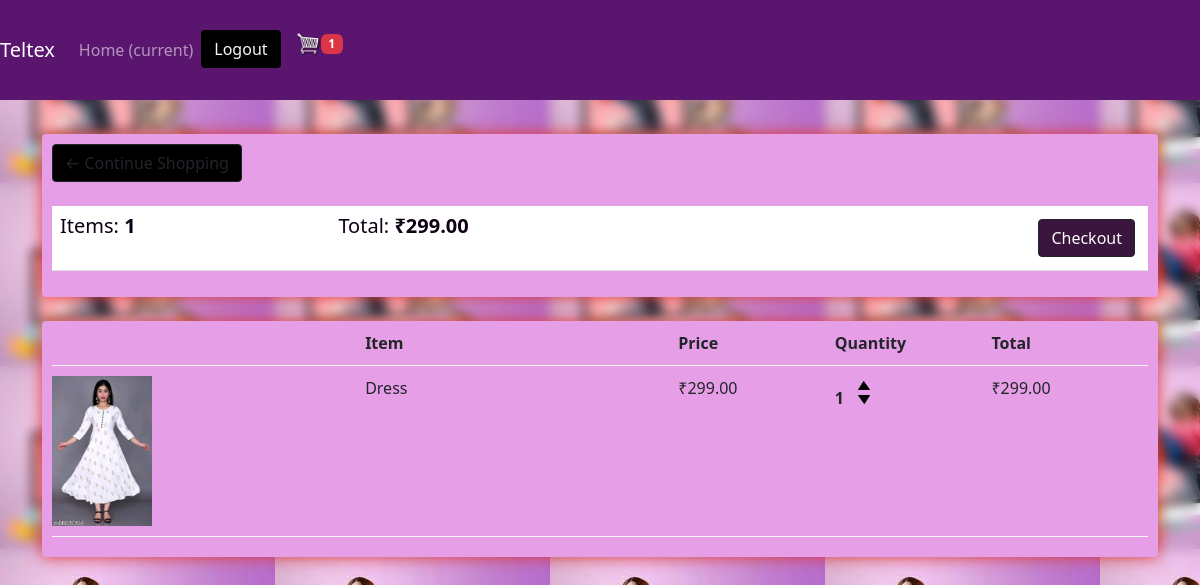
The app's page /cart/ (signed in) with its own data.
### Store/models.py (models this page shows, shortened)
class Order(models.Model):
    customer = models.ForeignKey(Customer, on_delete=models.SET_NULL, null=True, blank=True)
    order_date = models.DateTimeField(auto_now_add=True)
    cart_complete = models.BooleanField(default=False, null=True, blank=False)
    transaction_id = models.CharField(max_length=200, null=True)
    @property
    def get_total_price(self):
        order_item = self.order_item_set.all()
        total_price = sum([order_product.get_total for order_product in order_item])
        return total_price
    @property
    def get_total_quantity(self):
        order_item = self.order_item_set.all()
        total_quantity = sum([order_product.quantity for order_product in order_item])
        return total_quantity

class Order_Item(models.Model):
    product = models.ForeignKey(Product, on_delete=models.CASCADE)
    order = models.ForeignKey(Order, on_delete=models.CASCADE)
    quantity = models.IntegerField(default=0)
    amount = models.IntegerField(default= 0)
    date_ordered = models.TimeField(auto_now_add=True)
    @property
    def get_total(self):
        total = self.product.price * self.quantity
        return total

class Product(models.Model):
    name =models.CharField(max_length=200)
    price = models.DecimalField(max_digits=7, decimal_places=2)
    digital = models.BooleanField(default=False, null=True, blank=False)
    image = models.ImageField(null=True, blank=True)
    @property
    def imageURL(self):
        try:
            url = self.image.url
        except:
            url = ''
        return url

### Store/views.py (the view)
# urls.py: path('cart/',views.cart, name = "cart"),
def cart(request):
    data = cartData(request)
    cartItems = data['cartItems']
    order = data['order']
    items = data['items']
    context ={'items':items, 'order':order, 'cartItems':cartItems}
    return render(request, 'store/cart.html',context)

### Store/utils.py (called while the page is built)
def cartData(request):
    if request.user.is_authenticated:
        customer = request.user.customer
        order, created = Order.objects.get_or_create(customer = customer, cart_complete = False)
        items = order.order_item_set.all()
        cartItems = order.get_total_quantity
    else:
        cookieData = cookieCart(request)
        cartItems = cookieData['cartItems']
        order = cookieData['order']
        items = cookieData['items']
    return{'cartItems':cartItems, 'order':order, 'items':items}

### Store/templates/store/cart.html
{% extends 'store/main.html' %}
{% load static %}
{% block content %}
    <div class="row">
        <div class="col-lg-12">
            <div class="box-element">
                <a  class="btn btn-outline-dark" href="{% url 'store' %}">&#x2190; Continue Shopping</a>
                <br>
                <br>
                <table class="table">
                    <tr>
                        <th><h5>Items: <strong>{{order.get_total_quantity}}</strong></h5></th>
                        <th><h5>Total: <strong> ₹{{order.get_total_price|floatformat:2}}</strong></h5></th>
                        <th>
                            <a class="btn btn-dark" href="{% url 'checkout' %}" style="background-color: rgb(58, 21, 61); color: #fcfcfc; border-radius: 4px; float: right; margin: 5px;">
                            Checkout</a>
                        </th>
                    </tr>
                </table>
            </div>
            <br>
            <div class="box-element">
                <div class="cart-row">
                    <div style="flex:2"></div>
                    <div style="flex:2"><strong>Item</strong></div>
                    <div style="flex:1"><strong>Price</strong></div>
                    <div style="flex:1"><strong>Quantity</strong></div>
                    <div style="flex:1"><strong>Total</strong></div>
                </div>
                {% for item in items %}
                <div class="cart-row">
                    <div style="flex:2"><img class="row-image" src="{{item.product.imageURL}}"></div>
                    <div style="flex:2"><p>{{item.product.name}}</p></div>
                    <div style="flex:1"><p>₹{{item.product.price|floatformat:2}}</p></div>
                    <div style="flex:1">
                        <p class="quantity">{{item.quantity}}</p>
                        <div class="quantity">
                            <img data-product="{{item.product.id}}" data-action="add" class="chg-quantity update-cart" src="{% static  'images/arrow-up.png' %}">
                            <img data-product="{{item.product.id}}" data-action="remove" class="chg-quantity update-cart" src="{% static  'images/arrow-down.png' %}">
                        </div>
                    </div>
                    <div style="flex:1"><p>₹{{item.get_total}}</p></div>
                </div>
                {% endfor %}
            </div>
        </div>
    </div>
{% endblock content %}

### static/css/main.css (style rules this page uses)
body { background-color: hsl(283, 69%, 87%) }
h1,h2,h3,h4,h5,h6 { color:hsl(278, 89%, 4%); }
.box-element { box-shadow:hsl(0, 72%, 55%) 0 0 16px; background-color: #e69ee6; border-radius: 4px; padding: 10px; }
.col-lg-4, .col-lg-6, .col-lg-8, .col-lg-12 { margin-top: 10px; }
.btn { border-radius: 0; background-color: black; border-radius: 4px; }
.row-image { width: 100px; }
.cart-row { display: flex; align-items: flex-stretch; padding-bottom: 10px; margin-bottom: 10px; border-bottom: 1px solid #f7f4f4; }
.quantity { display: inline-block; font-weight: 700; padding-right:10px; }
.chg-quantity { width: 12px; cursor: pointer; display: block; margin-top: 5px; transition:.1s; }
#bg { backdrop-filter: blur(6px); -webkit-backdrop-filter: blur(5px); }

### Store/templates/store/main.html (style rules this page uses)
#bg { backdrop-filter: blur(6px); -webkit-backdrop-filter: blur(5px); }

### records on screen
Order: get_total_quantity "1", get_total_price "299.00"
Order_Item: product.imageURL (picture), product.name "Dress", product.price "299.00", quantity "1", get_total "299.00"

### other values on screen
{{ cartItems }} "1"
